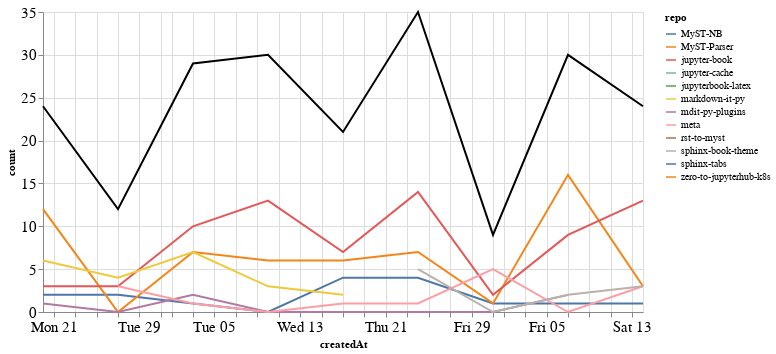

This figure's notebook cell:
### Markdown cell above
### Comments

### Code cell
comments_time = comments.groupby('repo').resample('W', on='createdAt').count()['author'].reset_index()
comments_time = comments_time.rename(columns={'author': 'count'})
comments_time_total = comments_time.groupby('createdAt').agg({"count": "sum"}).reset_index()
ch1 = alt.Chart(comments_time, width=600).mark_line().encode(
    x='createdAt',
    y='count',
    color='repo',
    tooltip="repo"
)

ch2 = alt.Chart(comments_time_total, width=600).mark_line(color="black").encode(
    x='createdAt',
    y='count',
)

ch1 + ch2

### Figure 1 — Vega-Lite specification as saved in the notebook (floating-point values rounded to 4 significant figures)
{"config": {"axisLeft": {"labelFontSize": 15}, "axisBottom": {"labelFontSize": 15}}, "layer": [{"data": {"name": "data-890feee5e07969272ccb7dbe54f13371"}, "mark": "line", "encoding": {"color": {"type": "nominal", "field": "repo"}, "tooltip": {"type": "nominal", "field": "repo"}, "x": {"type": "temporal", "field": "createdAt"}, "y": {"type": "quantitative", "field": "count"}}, "width": 600}, {"data": {"name": "data-a9bd682e26e0cca2c6f17e2d86d44e21"}, "mark": {"type": "line", "color": "black"}, "encoding": {"x": {"type": "temporal", "field": "createdAt"}, "y": {"type": "quantitative", "field": "count"}}, "width": 600}], "$schema": "https://vega.github.io/schema/vega-lite/v4.8.1.json", "datasets": {"data-890feee5e07969272ccb7dbe54f13371": [{"repo": "MyST-NB", "createdAt": "2020-12-20T00:00:00", "count": 2}, {"repo": "MyST-NB", "createdAt": "2020-12-27T00:00:00", "count": 2}, {"repo": "MyST-NB", "createdAt": "2021-01-03T00:00:00", "count": 1}, {"repo": "MyST-NB", "createdAt": "2021-01-10T00:00:00", "count": 0}, {"repo": "MyST-NB", "createdAt": "2021-01-17T00:00:00", "count": 4}, {"repo": "MyST-NB", "createdAt": "2021-01-24T00:00:00", "count": 4}, {"repo": "MyST-NB", "createdAt": "2021-01-31T00:00:00", "count": 1}, {"repo": "MyST-NB", "createdAt": "2021-02-07T00:00:00", "count": 1}, {"repo": "MyST-NB", "createdAt": "2021-02-14T00:00:00", "count": 1}, {"repo": "MyST-Parser", "createdAt": "2020-12-20T00:00:00", "count": 12}, {"repo": "MyST-Parser", "createdAt": "2020-12-27T00:00:00", "count": 0}, {"repo": "MyST-Parser", "createdAt": "2021-01-03T00:00:00", "count": 7}, {"repo": "MyST-Parser", "createdAt": "2021-01-10T00:00:00", "count": 6}, {"repo": "MyST-Parser", "createdAt": "2021-01-17T00:00:00", "count": 6}, {"repo": "MyST-Parser", "createdAt": "2021-01-24T00:00:00", "count": 7}, {"repo": "MyST-Parser", "createdAt": "2021-01-31T00:00:00", "count": 1}, {"repo": "MyST-Parser", "createdAt": "2021-02-07T00:00:00", "count": 16}, {"repo": "MyST-Parser", "createdAt": "2021-02-14T00:00:00", "count": 3}, {"repo": "jupyter-book", "createdAt": "2020-12-20T00:00:00", "count": 3}, {"repo": "jupyter-book", "createdAt": "2020-12-27T00:00:00", "count": 3}, {"repo": "jupyter-book", "createdAt": "2021-01-03T00:00:00", "count": 10}, {"repo": "jupyter-book", "createdAt": "2021-01-10T00:00:00", "count": 13}, {"repo": "jupyter-book", "createdAt": "2021-01-17T00:00:00", "count": 7}, {"repo": "jupyter-book", "createdAt": "2021-01-24T00:00:00", "count": 14}, {"repo": "jupyter-book", "createdAt": "2021-01-31T00:00:00", "count": 2}, {"repo": "jupyter-book", "createdAt": "2021-02-07T00:00:00", "count": 9}, {"repo": "jupyter-book", "createdAt": "2021-02-14T00:00:00", "count": 13}, {"repo": "jupyter-cache", "createdAt": "2021-01-17T00:00:00", "count": 1}, {"repo": "jupyterbook-latex", "createdAt": "2021-02-14T00:00:00", "count": 1}, {"repo": "markdown-it-py", "createdAt": "2020-12-20T00:00:00", "count": 6}, {"repo": "markdown-it-py", "createdAt": "2020-12-27T00:00:00", "count": 4}, {"repo": "markdown-it-py", "createdAt": "2021-01-03T00:00:00", "count": 7}, {"repo": "markdown-it-py", "createdAt": "2021-01-10T00:00:00", "count": 3}, {"repo": "markdown-it-py", "createdAt": "2021-01-17T00:00:00", "count": 2}, {"repo": "mdit-py-plugins", "createdAt": "2020-12-20T00:00:00", "count": 1}, {"repo": "mdit-py-plugins", "createdAt": "2020-12-27T00:00:00", "count": 0}, {"repo": "mdit-py-plugins", "createdAt": "2021-01-03T00:00:00", "count": 2}, {"repo": "mdit-py-plugins", "createdAt": "2021-01-10T00:00:00", "count": 0}, {"repo": "mdit-py-plugins", "createdAt": "2021-01-17T00:00:00", "count": 0}, {"repo": "mdit-py-plugins", "createdAt": "2021-01-24T00:00:00", "count": 0}, {"repo": "mdit-py-plugins", "createdAt": "2021-01-31T00:00:00", "count": 0}, {"repo": "mdit-py-plugins", "createdAt": "2021-02-07T00:00:00", "count": 2}, {"repo": "meta", "createdAt": "2020-12-27T00:00:00", "count": 3}, {"repo": "meta", "createdAt": "2021-01-03T00:00:00", "count": 1}, {"repo": "meta", "createdAt": "2021-01-10T00:00:00", "count": 0}, {"repo": "meta", "createdAt": "2021-01-17T00:00:00", "count": 1}, {"repo": "meta", "createdAt": "2021-01-24T00:00:00", "count": 1}, {"repo": "meta", "createdAt": "2021-01-31T00:00:00", "count": 5}, {"repo": "meta", "createdAt": "2021-02-07T00:00:00", "count": 0}, {"repo": "meta", "createdAt": "2021-02-14T00:00:00", "count": 3}, {"repo": "rst-to-myst", "createdAt": "2021-01-10T00:00:00", "count": 8}, {"repo": "sphinx-book-theme", "createdAt": "2021-01-24T00:00:00", "count": 5}, {"repo": "sphinx-book-theme", "createdAt": "2021-01-31T00:00:00", "count": 0}, {"repo": "sphinx-book-theme", "createdAt": "2021-02-07T00:00:00", "count": 2}, {"repo": "sphinx-book-theme", "createdAt": "2021-02-14T00:00:00", "count": 3}, {"repo": "sphinx-tabs", "createdAt": "2021-01-24T00:00:00", "count": 4}, {"repo": "zero-to-jupyterhub-k8s", "createdAt": "2021-01-03T00:00:00", "count": 1}], "data-a9bd682e26e0cca2c6f17e2d86d44e21": [{"createdAt": "2020-12-20T00:00:00", "count": 24}, {"createdAt": "2020-12-27T00:00:00", "count": 12}, {"createdAt": "2021-01-03T00:00:00", "count": 29}, {"createdAt": "2021-01-10T00:00:00", "count": 30}, {"createdAt": "2021-01-17T00:00:00", "count": 21}, {"createdAt": "2021-01-24T00:00:00", "count": 35}, {"createdAt": "2021-01-31T00:00:00", "count": 9}, {"createdAt": "2021-02-07T00:00:00", "count": 30}, {"createdAt": "2021-02-14T00:00:00", "count": 24}]}}
